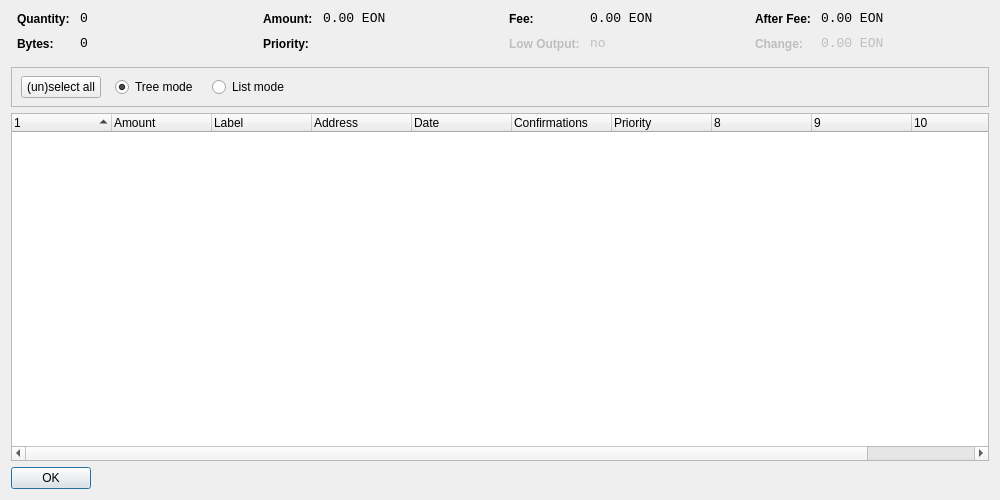
<?xml version="1.0" encoding="UTF-8"?>
<ui version="4.0">
 <class>CoinControlDialog</class>
 <widget class="QDialog" name="CoinControlDialog">
  <property name="geometry">
   <rect>
    <x>0</x>
    <y>0</y>
    <width>1000</width>
    <height>500</height>
   </rect>
  </property>
  <property name="windowTitle">
   <string>Coin Control</string>
  </property>
  <layout class="QVBoxLayout" name="verticalLayout">
   <item>
    <layout class="QHBoxLayout" name="horizontalLayoutTop" stretch="0,0,0,0">
     <property name="topMargin">
      <number>0</number>
     </property>
     <property name="bottomMargin">
      <number>10</number>
     </property>
     <item>
      <layout class="QFormLayout" name="formLayoutCoinControl1">
       <property name="horizontalSpacing">
        <number>10</number>
       </property>
       <property name="verticalSpacing">
        <number>10</number>
       </property>
       <property name="leftMargin">
        <number>6</number>
       </property>
       <property name="rightMargin">
        <number>6</number>
       </property>
       <item row="0" column="0">
        <widget class="QLabel" name="labelCoinControlQuantityText">
         <property name="styleSheet">
          <string notr="true">font-weight:bold;</string>
         </property>
         <property name="text">
          <string>Quantity:</string>
         </property>
        </widget>
       </item>
       <item row="0" column="1">
        <widget class="QLabel" name="labelCoinControlQuantity">
         <property name="font">
          <font>
           <family>Monospace</family>
           <pointsize>10</pointsize>
          </font>
         </property>
         <property name="cursor">
          <cursorShape>IBeamCursor</cursorShape>
         </property>
         <property name="contextMenuPolicy">
          <enum>Qt::ActionsContextMenu</enum>
         </property>
         <property name="text">
          <string>0</string>
         </property>
         <property name="textInteractionFlags">
          <set>Qt::LinksAccessibleByMouse|Qt::TextSelectableByKeyboard|Qt::TextSelectableByMouse</set>
         </property>
        </widget>
       </item>
       <item row="1" column="0">
        <widget class="QLabel" name="labelCoinControlBytesText">
         <property name="styleSheet">
          <string notr="true">font-weight:bold;</string>
         </property>
         <property name="text">
          <string>Bytes:</string>
         </property>
        </widget>
       </item>
       <item row="1" column="1">
        <widget class="QLabel" name="labelCoinControlBytes">
         <property name="font">
          <font>
           <family>Monospace</family>
           <pointsize>10</pointsize>
          </font>
         </property>
         <property name="cursor">
          <cursorShape>IBeamCursor</cursorShape>
         </property>
         <property name="contextMenuPolicy">
          <enum>Qt::ActionsContextMenu</enum>
         </property>
         <property name="text">
          <string>0</string>
         </property>
         <property name="textInteractionFlags">
          <set>Qt::LinksAccessibleByMouse|Qt::TextSelectableByKeyboard|Qt::TextSelectableByMouse</set>
         </property>
        </widget>
       </item>
      </layout>
     </item>
     <item>
      <layout class="QFormLayout" name="formLayoutCoinControl2">
       <property name="horizontalSpacing">
        <number>10</number>
       </property>
       <property name="verticalSpacing">
        <number>10</number>
       </property>
       <property name="leftMargin">
        <number>6</number>
       </property>
       <property name="rightMargin">
        <number>6</number>
       </property>
       <item row="0" column="0">
        <widget class="QLabel" name="labelCoinControlAmountText">
         <property name="styleSheet">
          <string notr="true">font-weight:bold;</string>
         </property>
         <property name="text">
          <string>Amount:</string>
         </property>
        </widget>
       </item>
       <item row="0" column="1">
        <widget class="QLabel" name="labelCoinControlAmount">
         <property name="font">
          <font>
           <family>Monospace</family>
           <pointsize>10</pointsize>
          </font>
         </property>
         <property name="cursor">
          <cursorShape>IBeamCursor</cursorShape>
         </property>
         <property name="contextMenuPolicy">
          <enum>Qt::ActionsContextMenu</enum>
         </property>
         <property name="text">
          <string>0.00 EON</string>
         </property>
         <property name="textInteractionFlags">
          <set>Qt::LinksAccessibleByMouse|Qt::TextSelectableByKeyboard|Qt::TextSelectableByMouse</set>
         </property>
        </widget>
       </item>
       <item row="1" column="0">
        <widget class="QLabel" name="labelCoinControlPriorityText">
         <property name="styleSheet">
          <string notr="true">font-weight:bold;</string>
         </property>
         <property name="text">
          <string>Priority:</string>
         </property>
        </widget>
       </item>
       <item row="1" column="1">
        <widget class="QLabel" name="labelCoinControlPriority">
         <property name="font">
          <font>
           <family>Monospace</family>
           <pointsize>10</pointsize>
          </font>
         </property>
         <property name="cursor">
          <cursorShape>IBeamCursor</cursorShape>
         </property>
         <property name="contextMenuPolicy">
          <enum>Qt::ActionsContextMenu</enum>
         </property>
         <property name="text">
          <string/>
         </property>
         <property name="textInteractionFlags">
          <set>Qt::LinksAccessibleByMouse|Qt::TextSelectableByKeyboard|Qt::TextSelectableByMouse</set>
         </property>
        </widget>
       </item>
      </layout>
     </item>
     <item>
      <layout class="QFormLayout" name="formLayoutCoinControl3">
       <property name="horizontalSpacing">
        <number>10</number>
       </property>
       <property name="verticalSpacing">
        <number>10</number>
       </property>
       <property name="leftMargin">
        <number>6</number>
       </property>
       <property name="rightMargin">
        <number>6</number>
       </property>
       <item row="0" column="0">
        <widget class="QLabel" name="labelCoinControlFeeText">
         <property name="styleSheet">
          <string notr="true">font-weight:bold;</string>
         </property>
         <property name="text">
          <string>Fee:</string>
         </property>
        </widget>
       </item>
       <item row="0" column="1">
        <widget class="QLabel" name="labelCoinControlFee">
         <property name="font">
          <font>
           <family>Monospace</family>
           <pointsize>10</pointsize>
          </font>
         </property>
         <property name="cursor">
          <cursorShape>IBeamCursor</cursorShape>
         </property>
         <property name="contextMenuPolicy">
          <enum>Qt::ActionsContextMenu</enum>
         </property>
         <property name="text">
          <string>0.00 EON</string>
         </property>
         <property name="textInteractionFlags">
          <set>Qt::LinksAccessibleByMouse|Qt::TextSelectableByKeyboard|Qt::TextSelectableByMouse</set>
         </property>
        </widget>
       </item>
       <item row="1" column="0">
        <widget class="QLabel" name="labelCoinControlLowOutputText">
         <property name="enabled">
          <bool>false</bool>
         </property>
         <property name="styleSheet">
          <string notr="true">font-weight:bold;</string>
         </property>
         <property name="text">
          <string>Low Output:</string>
         </property>
        </widget>
       </item>
       <item row="1" column="1">
        <widget class="QLabel" name="labelCoinControlLowOutput">
         <property name="enabled">
          <bool>false</bool>
         </property>
         <property name="font">
          <font>
           <family>Monospace</family>
           <pointsize>10</pointsize>
          </font>
         </property>
         <property name="cursor">
          <cursorShape>IBeamCursor</cursorShape>
         </property>
         <property name="contextMenuPolicy">
          <enum>Qt::ActionsContextMenu</enum>
         </property>
         <property name="text">
          <string>no</string>
         </property>
         <property name="textInteractionFlags">
          <set>Qt::LinksAccessibleByMouse|Qt::TextSelectableByKeyboard|Qt::TextSelectableByMouse</set>
         </property>
        </widget>
       </item>
      </layout>
     </item>
     <item>
      <layout class="QFormLayout" name="formLayoutCoinControl4">
       <property name="horizontalSpacing">
        <number>10</number>
       </property>
       <property name="verticalSpacing">
        <number>10</number>
       </property>
       <property name="leftMargin">
        <number>6</number>
       </property>
       <property name="rightMargin">
        <number>6</number>
       </property>
       <item row="0" column="0">
        <widget class="QLabel" name="labelCoinControlAfterFeeText">
         <property name="styleSheet">
          <string notr="true">font-weight:bold;</string>
         </property>
         <property name="text">
          <string>After Fee:</string>
         </property>
        </widget>
       </item>
       <item row="0" column="1">
        <widget class="QLabel" name="labelCoinControlAfterFee">
         <property name="font">
          <font>
           <family>Monospace</family>
           <pointsize>10</pointsize>
          </font>
         </property>
         <property name="cursor">
          <cursorShape>IBeamCursor</cursorShape>
         </property>
         <property name="contextMenuPolicy">
          <enum>Qt::ActionsContextMenu</enum>
         </property>
         <property name="text">
          <string>0.00 EON</string>
         </property>
         <property name="textInteractionFlags">
          <set>Qt::LinksAccessibleByMouse|Qt::TextSelectableByKeyboard|Qt::TextSelectableByMouse</set>
         </property>
        </widget>
       </item>
       <item row="1" column="0">
        <widget class="QLabel" name="labelCoinControlChangeText">
         <property name="enabled">
          <bool>false</bool>
         </property>
         <property name="styleSheet">
          <string notr="true">font-weight:bold;</string>
         </property>
         <property name="text">
          <string>Change:</string>
         </property>
        </widget>
       </item>
       <item row="1" column="1">
        <widget class="QLabel" name="labelCoinControlChange">
         <property name="enabled">
          <bool>false</bool>
         </property>
         <property name="font">
          <font>
           <family>Monospace</family>
           <pointsize>10</pointsize>
          </font>
         </property>
         <property name="cursor">
          <cursorShape>IBeamCursor</cursorShape>
         </property>
         <property name="contextMenuPolicy">
          <enum>Qt::ActionsContextMenu</enum>
         </property>
         <property name="text">
          <string>0.00 EON</string>
         </property>
         <property name="textInteractionFlags">
          <set>Qt::LinksAccessibleByMouse|Qt::TextSelectableByKeyboard|Qt::TextSelectableByMouse</set>
         </property>
        </widget>
       </item>
      </layout>
     </item>
    </layout>
   </item>
   <item>
    <widget class="QFrame" name="frame">
     <property name="minimumSize">
      <size>
       <width>0</width>
       <height>40</height>
      </size>
     </property>
     <property name="frameShape">
      <enum>QFrame::StyledPanel</enum>
     </property>
     <property name="frameShadow">
      <enum>QFrame::Sunken</enum>
     </property>
     <widget class="QWidget" name="horizontalLayoutWidget">
      <property name="geometry">
       <rect>
        <x>10</x>
        <y>0</y>
        <width>781</width>
        <height>41</height>
       </rect>
      </property>
      <layout class="QHBoxLayout" name="horizontalLayoutPanel" stretch="0,0,0,0,0">
       <property name="spacing">
        <number>14</number>
       </property>
       <item>
        <widget class="QPushButton" name="pushButtonSelectAll">
         <property name="sizePolicy">
          <sizepolicy hsizetype="Maximum" vsizetype="Fixed">
           <horstretch>0</horstretch>
           <verstretch>0</verstretch>
          </sizepolicy>
         </property>
         <property name="text">
          <string>(un)select all</string>
         </property>
        </widget>
       </item>
       <item>
        <widget class="QRadioButton" name="radioTreeMode">
         <property name="sizePolicy">
          <sizepolicy hsizetype="Maximum" vsizetype="Fixed">
           <horstretch>0</horstretch>
           <verstretch>0</verstretch>
          </sizepolicy>
         </property>
         <property name="text">
          <string>Tree mode</string>
         </property>
         <property name="checked">
          <bool>true</bool>
         </property>
        </widget>
       </item>
       <item>
        <widget class="QRadioButton" name="radioListMode">
         <property name="sizePolicy">
          <sizepolicy hsizetype="Maximum" vsizetype="Fixed">
           <horstretch>0</horstretch>
           <verstretch>0</verstretch>
          </sizepolicy>
         </property>
         <property name="text">
          <string>List mode</string>
         </property>
        </widget>
       </item>
       <item>
        <spacer name="horizontalSpacer">
         <property name="orientation">
          <enum>Qt::Horizontal</enum>
         </property>
         <property name="sizeHint" stdset="0">
          <size>
           <width>40</width>
           <height>20</height>
          </size>
         </property>
        </spacer>
       </item>
      </layout>
     </widget>
    </widget>
   </item>
   <item>
    <widget class="CoinControlTreeWidget" name="treeWidget">
     <property name="contextMenuPolicy">
      <enum>Qt::CustomContextMenu</enum>
     </property>
     <property name="sortingEnabled">
      <bool>false</bool>
     </property>
     <property name="columnCount">
      <number>11</number>
     </property>
     <attribute name="headerShowSortIndicator" stdset="0">
      <bool>true</bool>
     </attribute>
     <attribute name="headerStretchLastSection">
      <bool>false</bool>
     </attribute>
     <column>
      <property name="text">
       <string/>
      </property>
     </column>
     <column>
      <property name="text">
       <string>Amount</string>
      </property>
     </column>
     <column>
      <property name="text">
       <string>Label</string>
      </property>
     </column>
     <column>
      <property name="text">
       <string>Address</string>
      </property>
     </column>
     <column>
      <property name="text">
       <string>Date</string>
      </property>
     </column>
     <column>
      <property name="text">
       <string>Confirmations</string>
      </property>
      <property name="toolTip">
       <string>Confirmed</string>
      </property>
     </column>
     <column>
      <property name="text">
       <string>Priority</string>
      </property>
     </column>
     <column>
      <property name="text">
       <string/>
      </property>
     </column>
     <column>
      <property name="text">
       <string/>
      </property>
     </column>
     <column>
      <property name="text">
       <string/>
      </property>
     </column>
     <column>
      <property name="text">
       <string/>
      </property>
     </column>
    </widget>
   </item>
   <item>
    <widget class="QDialogButtonBox" name="buttonBox">
     <property name="sizePolicy">
      <sizepolicy hsizetype="Maximum" vsizetype="Fixed">
       <horstretch>0</horstretch>
       <verstretch>0</verstretch>
      </sizepolicy>
     </property>
     <property name="orientation">
      <enum>Qt::Horizontal</enum>
     </property>
     <property name="standardButtons">
      <set>QDialogButtonBox::Ok</set>
     </property>
    </widget>
   </item>
  </layout>
 </widget>
 <customwidgets>
  <customwidget>
   <class>CoinControlTreeWidget</class>
   <extends>QTreeWidget</extends>
   <header>coincontroltreewidget.h</header>
  </customwidget>
 </customwidgets>
 <resources/>
 <connections/>
</ui>
